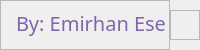
        <widget class="QFrame" name="credits_bar">
         <property name="maximumSize">
          <size>
           <width>16777215</width>
           <height>50</height>
          </size>
         </property>
         <property name="styleSheet">
          <string notr="true">background-color:none;</string>
         </property>
         <property name="frameShape">
          <enum>QFrame::NoFrame</enum>
         </property>
         <property name="frameShadow">
          <enum>QFrame::Raised</enum>
         </property>
         <layout class="QHBoxLayout" name="horizontalLayout_2">
          <property name="spacing">
           <number>0</number>
          </property>
          <property name="leftMargin">
           <number>0</number>
          </property>
          <property name="topMargin">
           <number>0</number>
          </property>
          <property name="rightMargin">
           <number>0</number>
          </property>
          <property name="bottomMargin">
           <number>0</number>
          </property>
          <item>
           <widget class="QFrame" name="frame_label_credits">
            <property name="frameShape">
             <enum>QFrame::StyledPanel</enum>
            </property>
            <property name="frameShadow">
             <enum>QFrame::Raised</enum>
            </property>
            <layout class="QHBoxLayout" name="horizontalLayout_3">
             <property name="spacing">
              <number>0</number>
             </property>
             <property name="leftMargin">
              <number>15</number>
             </property>
             <property name="topMargin">
              <number>0</number>
             </property>
             <property name="rightMargin">
              <number>0</number>
             </property>
             <property name="bottomMargin">
              <number>5</number>
             </property>
             <item>
              <widget class="QLabel" name="label_credits">
               <property name="font">
                <font>
                 <family>Rockwell Condensed</family>
                 <pointsize>15</pointsize>
                </font>
               </property>
               <property name="styleSheet">
                <string notr="true">color: rgb(128, 102, 168);</string>
               </property>
               <property name="text">
                <string>By: Emirhan Ese</string>
               </property>
              </widget>
             </item>
            </layout>
           </widget>
          </item>
          <item>
           <widget class="QFrame" name="frame_grip">
            <property name="minimumSize">
             <size>
              <width>30</width>
              <height>30</height>
             </size>
            </property>
            <property name="maximumSize">
             <size>
              <width>30</width>
              <height>30</height>
             </size>
            </property>
            <property name="styleSheet">
             <string notr="true">padding:5px;</string>
            </property>
            <property name="frameShape">
             <enum>QFrame::StyledPanel</enum>
            </property>
            <property name="frameShadow">
             <enum>QFrame::Raised</enum>
            </property>
           </widget>
          </item>
         </layout>
        </widget>
